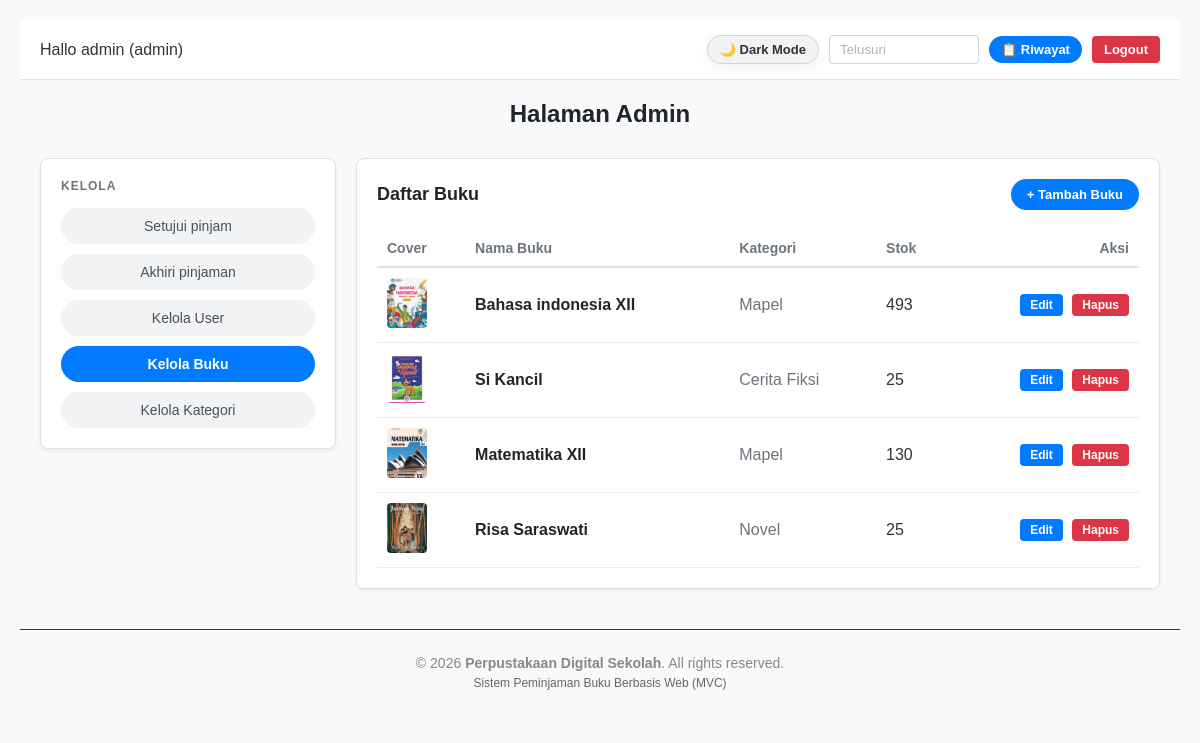
/index.php?page=admin&action=kelolaBuku (signed in), run on an earlier commit of the app's database.
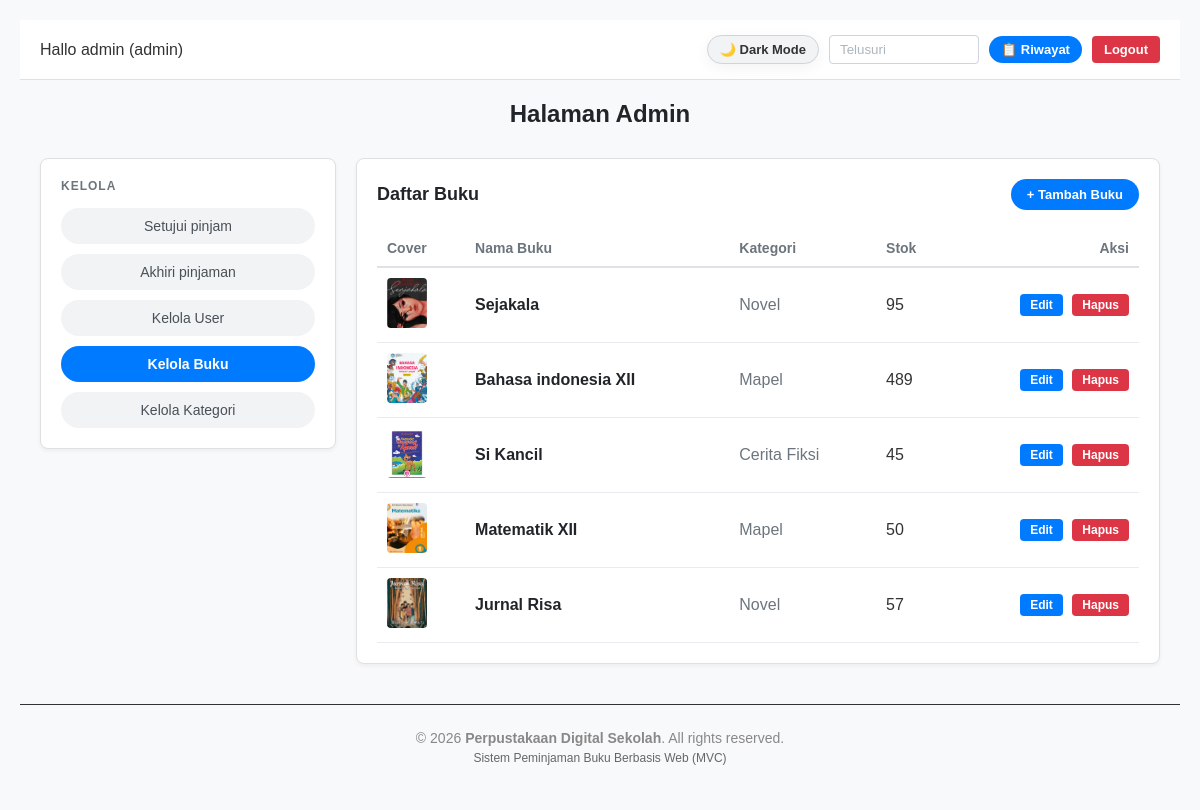
And on a later commit of the database.
### tables this page shows
CREATE TABLE `buku` (
  `id_buku` int(11) NOT NULL,
  `nama_buku` varchar(150) NOT NULL,
  `id_kategori` int(11) NOT NULL,
  `stok` int(11) NOT NULL DEFAULT 0,
  `gambar` varchar(255) DEFAULT NULL
);

CREATE TABLE `kategori` (
  `id_kategori` int(11) NOT NULL,
  `nama_kategori` varchar(100) NOT NULL
);

### controllers/AdminController.php (called while the page is built, shortened)
<?php
require_once 'models/BukuModel.php';
class AdminController {
    private $bukuModel;
    public function __construct() {
        $database = new Database();
        $this->db = $database->getConnection();
        $this->bukuModel = new BukuModel($this->db);
    }
    public function kelolaBuku() {
        $search = $_GET['search'] ?? '';
        $bukuList = $this->bukuModel->getAllBuku($search);
        require_once 'views/admin/kelola_buku.php';
    }
}

### config/Database.php (called while the page is built, shortened)
<?php
class Database {
    private $host = "localhost";
    private $user = "root";
    private $pass = "";
    private $dbname = "db_pembuku";
    public function getConnection() {
        $this->conn = null;
        try {
            $this->conn = new PDO("mysql:host=" . $this->host . ";dbname=" . $this->dbname, $this->user, $this->pass);
            $this->conn->setAttribute(PDO::ATTR_ERRMODE, PDO::ERRMODE_EXCEPTION);
        } catch(PDOException $exception) {
            echo "Connection error: " . $exception->getMessage();
        }
        return $this->conn;
    }
}

### models/BukuModel.php (called while the page is built, shortened)
<?php
class BukuModel {
    private $conn;
    private $table = 'buku';
    public function __construct($db) {
        $this->conn = $db;
    }
    public function getAllBuku($search = '') {
        $query = "SELECT b.*, k.nama_kategori
                  FROM " . $this->table . " b
                  LEFT JOIN kategori k ON b.id_kategori = k.id_kategori";
        $query .= " ORDER BY b.id_buku DESC";
        $stmt = $this->conn->prepare($query);
        $stmt->execute();
        return $stmt->fetchAll(PDO::FETCH_ASSOC);
    }
}

### views/admin/kelola_buku.php (the view, shortened to what this page needs)
<?php include 'views/layout/header.php'; ?>
<div class="header-bar" style="display: flex; justify-content: space-between; align-items: center; padding: 15px 20px; background: var(--bg-header); border-bottom: 1px solid var(--border-color); margin-bottom: 20px;">
    <div style="font-weight: 500; color: var(--text-main);">Hallo <?= htmlspecialchars($_SESSION['user']['nama']); ?> (admin)</div>
    <div style="display: flex; align-items: center; gap: 10px;">
        <button id="themeToggle" class="theme-toggle-btn" onclick="toggleTheme()">🌙 Dark Mode</button>
        <form method="GET" action="index.php" style="display:inline;">
            <input type="text" name="search" placeholder="Telusuri" value="<?= htmlspecialchars($_GET['search'] ?? ''); ?>" class="input-dark" style="width:150px;">
        </form>
        <a href="index.php?page=admin&action=riwayatPinjam" class="btn btn-blue" style="border-radius: 15px; font-size: 13px; padding: 6px 12px;">📋 Riwayat</a>
        <a href="index.php?page=logout" class="btn btn-red">Logout</a>
    </div>
</div>
<h2 style="text-align:center; margin-bottom: 30px; color: var(--text-heading);">Halaman Admin</h2>
<div style="display: flex; gap: 20px; align-items: flex-start; padding: 0 20px;">
    <div class="card" style="flex: 1; min-width: 200px; padding: 20px; box-sizing: border-box;">
        <p style="color: var(--text-muted); margin-top: 0; margin-bottom: 15px; font-size: 12px; letter-spacing: 1px; text-transform: uppercase; font-weight: bold;">Kelola</p>
        <div class="sidebar-menu">
            <a href="index.php?page=admin&action=dashboard" class="btn-sidebar">Setujui pinjam</a>
            <a href="index.php?page=admin&action=akhiriPinjaman" class="btn-sidebar">Akhiri pinjaman</a>
            <a href="index.php?page=admin&action=kelolaUser" class="btn-sidebar">Kelola User</a>
            <a href="index.php?page=admin&action=kelolaBuku" class="btn-sidebar active">Kelola Buku</a>
            <a href="index.php?page=admin&action=kelolaKategori" class="btn-sidebar">Kelola Kategori</a>
        </div>
    </div>
    <div class="card" style="flex: 3; padding: 20px; box-sizing: border-box;">
        <div style="display: flex; justify-content: space-between; align-items: center; margin-bottom: 20px;">
            <h3 style="margin: 0; font-size: 18px; color: var(--text-heading);">Daftar Buku</h3>
            <button onclick="openModalTambah()" class="btn btn-blue" style="border-radius: 20px; padding: 8px 16px;">+ Tambah Buku</button>
        </div>
        <div class="table-container">
            <table style="width: 100%; border-collapse: collapse;">
                <thead>
                    <tr style="color: var(--text-muted); font-size: 14px; text-align: left; border-bottom: 2px solid var(--table-header-border);">
                        <th style="padding: 10px;">Cover</th>
                        <th style="padding: 10px;">Nama Buku</th>
                        <th style="padding: 10px;">Kategori</th>
                        <th style="padding: 10px;">Stok</th>
                        <th style="padding: 10px; text-align: right;">Aksi</th>
                    </tr>
                </thead>
                <tbody>
                    <?php if (!empty($bukuList)): ?>
                        <?php foreach ($bukuList as $b): ?>
                        <tr style="border-bottom: 1px solid var(--table-border);">
                            <td style="padding: 10px;">
                                <?php if (!empty($b['gambar']) && file_exists('uploads/' . $b['gambar'])): ?>
                                    <img src="uploads/<?= htmlspecialchars($b['gambar']); ?>" alt="Cover" style="width: 40px; height: 50px; object-fit: cover; border-radius: 4px;">
                                <?php else: ?>
                                    <div style="width: 40px; height: 50px; background: var(--input-bg); border: 1px solid var(--input-border); border-radius: 4px; display: flex; align-items: center; justify-content: center; font-size: 16px;">📘</div>
                                <?php endif; ?>
                            </td>
                            <td style="padding: 12px 10px; font-weight: bold; color: var(--text-heading);"><?= htmlspecialchars($b['nama_buku']); ?></td>
                            <td style="padding: 12px 10px; color: var(--text-muted);"><?= htmlspecialchars($b['nama_kategori'] ?? '-'); ?></td>
                            <td style="padding: 12px 10px; color: var(--text-main);"><?= $b['stok']; ?></td>
                            <td style="padding: 12px 10px; text-align: right;">
                                <button onclick="openModalEdit(<?= $b['id_buku']; ?>, '<?= htmlspecialchars($b['nama_buku'], ENT_QUOTES); ?>', <?= $b['id_kategori'] ?? 0; ?>, <?= $b['stok']; ?>)" class="btn btn-blue" style="padding: 4px 10px; font-size: 12px; margin-right: 5px; border-radius: 4px;">Edit</button>
                                <a href="index.php?page=admin&action=hapusBuku&id=<?= $b['id_buku']; ?>" class="btn btn-red" style="padding: 4px 10px; font-size: 12px;" onclick="return confirm('Hapus buku ini?');">Hapus</a>
                            </td>
                        </tr>
                        <?php endforeach; ?>
                    <?php else: ?>
                        <tr>
                            <td colspan="5" style="text-align: center; color: var(--text-muted); padding: 25px;">Belum ada data buku.</td>
                        </tr>
                    <?php endif; ?>
                </tbody>
            </table>
        </div>
    </div>
</div>
<?php include 'views/layout/footer.php'; ?>

### index.php (shortened to what this page needs)
<?php
require_once 'config/Database.php';
$page = $_GET['page'] ?? 'login';
$action = $_GET['action'] ?? 'index';
if ($page == 'login') {
    require_once 'controllers/AuthController.php';
    $controller = new AuthController();
    if ($_SERVER['REQUEST_METHOD'] === 'POST') {
        $controller->login();
    } else {
        $controller->showLogin();
    }
} elseif ($page == 'logout') {
    require_once 'controllers/AuthController.php';
    (new AuthController())->logout();
} elseif ($page == 'admin') {
    require_once 'controllers/AdminController.php';
    $controller = new AdminController();
    if (method_exists($controller, $action)) {
        $controller->$action();
    } else {
        $controller->dashboard();
    }
}

### views/layout/header.php (shortened to what this page needs)
<!DOCTYPE html>
<html lang="id">
<head>
</head>
<body>

### views/layout/footer.php
    <footer style="margin-top: 40px; padding: 20px 0; text-align: center; border-top: 1px solid #333; color: #888888; font-size: 14px;">
        <div style="max-width: 1200px; margin: 0 auto; padding: 0 15px;">
            <p style="margin: 5px 0;">&copy; <?= date('Y'); ?> <strong>Perpustakaan Digital Sekolah</strong>. All rights reserved.</p>
            <p style="margin: 5px 0; font-size: 12px; color: #666666;">Sistem Peminjaman Buku Berbasis Web (MVC)</p>
        </div>
    </footer>
</body>
</html>

### views/layout/header.php (style rules this page uses)
body { background-color: #1a1a1a; color: #ffffff; font-family: 'Segoe UI', Tahoma, Geneva, Verdana, sans-serif; margin: 0; padding: 20px; }
:root { --bg-body: #f8f9fa; --bg-card: #ffffff; --bg-header: #ffffff; --text-main: #333333; --text-muted: #6c757d; --border-color: #e0e0e0; --input-bg: #ffffff; --input-border: #ced4da; --input-text: #495057; --input-placeholder: #adb5bd; --table-border: #e9ecef; --table-header-color: #495057; --cover-placeholder-bg: #e9ecef; --btn-nav-bg: #e9ecef; --btn-nav-text: #495057; --btn-nav-hover: #dee2e6; --btn-blue-bg: #007bff; --btn-blue-hover: #0056b3; --shadow: 0 4px 15px rgba(0, 0, 0, 0.05); }
body { background-color: var(--bg-body); color: var(--text-main); font-family: Arial, sans-serif; margin: 0; transition: background-color 0.3s, color 0.3s; }
.card { background-color: var(--bg-card); border: 1px solid var(--border-color); border-radius: 20px; box-shadow: var(--shadow); padding: 20px; box-sizing: border-box; transition: background-color 0.3s, border-color 0.3s; }
.header-bar { display: flex; justify-content: space-between; align-items: center; padding: 15px 20px; background: var(--bg-header); border-bottom: 1px solid var(--border-color); margin-bottom: 20px; transition: background-color 0.3s, border-color 0.3s; }
.input-dark { background-color: var(--input-bg); border: 1px solid var(--input-border); color: var(--input-text); padding: 6px 12px; border-radius: 12px; outline: none; transition: background-color 0.3s, color 0.3s; }
.input-dark::placeholder { color: var(--input-placeholder); }
.btn-blue { background-color: var(--btn-blue-bg); color: white; border: none; padding: 6px 18px; border-radius: 15px; text-decoration: none; font-size: 13px; font-weight: bold; cursor: pointer; transition: opacity 0.2s; }
.btn-red { background-color: #dc3545; color: white; border: none; padding: 6px 14px; border-radius: 15px; text-decoration: none; font-size: 13px; font-weight: bold; display: inline-flex; align-items: center; cursor: pointer; transition: opacity 0.2s; }
.theme-toggle-btn { background-color: var(--bg-card); color: var(--text-main); border: 1px solid var(--border-color); padding: 6px 12px; border-radius: 15px; cursor: pointer; font-size: 13px; font-weight: bold; box-shadow: var(--shadow); transition: background-color 0.2s; }

### views/admin/kelola_buku.php (style rules this page uses)
:root { --bg-body: #f8f9fa; --bg-card: #ffffff; --bg-header: #ffffff; --text-main: #333333; --text-muted: #6c757d; --text-heading: #212529; --border-color: #e0e0e0; --input-bg: #ffffff; --input-border: #ced4da; --input-text: #495057; --sidebar-bg: #f1f3f5; --sidebar-hover: #e2e6ea; --sidebar-text: #495057; --sidebar-active-bg: #007bff; --sidebar-active-text: #ffffff; --table-border: #e9ecef; --table-header-border: #dee2e6; --modal-bg: rgba(0, 0, 0, 0.5); }
body { background-color: var(--bg-body); color: var(--text-main); transition: background-color 0.3s, color 0.3s; }
.table-container { margin-top: 15px; }
.sidebar-menu { display: flex; flex-direction: column; gap: 10px; width: 100%; box-sizing: border-box; }
.btn-sidebar { display: block; width: 100%; padding: 10px 14px; background-color: var(--sidebar-bg); color: var(--sidebar-text); text-decoration: none; text-align: center; border-radius: 20px; font-size: 14px; font-weight: 500; box-sizing: border-box; transition: background-color 0.2s, transform 0.1s; }
.btn-sidebar.active { background-color: var(--sidebar-active-bg); color: var(--sidebar-active-text); font-weight: bold; }
.card { background-color: var(--bg-card); border: 1px solid var(--border-color); border-radius: 8px; box-shadow: 0 2px 4px rgba(0, 0, 0, 0.05); }
.input-dark, input[type="text"], input[type="number"], select { background-color: var(--input-bg); border: 1px solid var(--input-border); color: var(--input-text); padding: 6px 10px; border-radius: 4px; box-sizing: border-box; }
.btn-blue { background-color: #007bff; color: white; border: none; cursor: pointer; text-decoration: none; display: inline-block; text-align: center; }
.btn-red { background-color: #dc3545; color: white; padding: 6px 12px; border-radius: 4px; text-decoration: none; font-size: 13px; border: none; cursor: pointer; display: inline-block; text-align: center; }
.theme-toggle-btn { background-color: var(--sidebar-bg); color: var(--text-main); border: 1px solid var(--input-border); padding: 6px 12px; border-radius: 15px; cursor: pointer; font-size: 13px; font-weight: bold; transition: background-color 0.2s; }

What changed in the data, as far as the page shows it:
added buku: gambar (picture), nama_buku "Sejakala", id_kategori.nama_kategori "Novel", stok "95"
changed buku "Bahasa indonesia XII": stok "493" → "489"
changed buku "Si Kancil": stok "25" → "45"
changed buku: gambar: a different picture; nama_buku "Matematika XII" → "Matematik XII"; stok "130" → "50"
changed buku: nama_buku "Risa Saraswati" → "Jurnal Risa"; stok "25" → "57"
